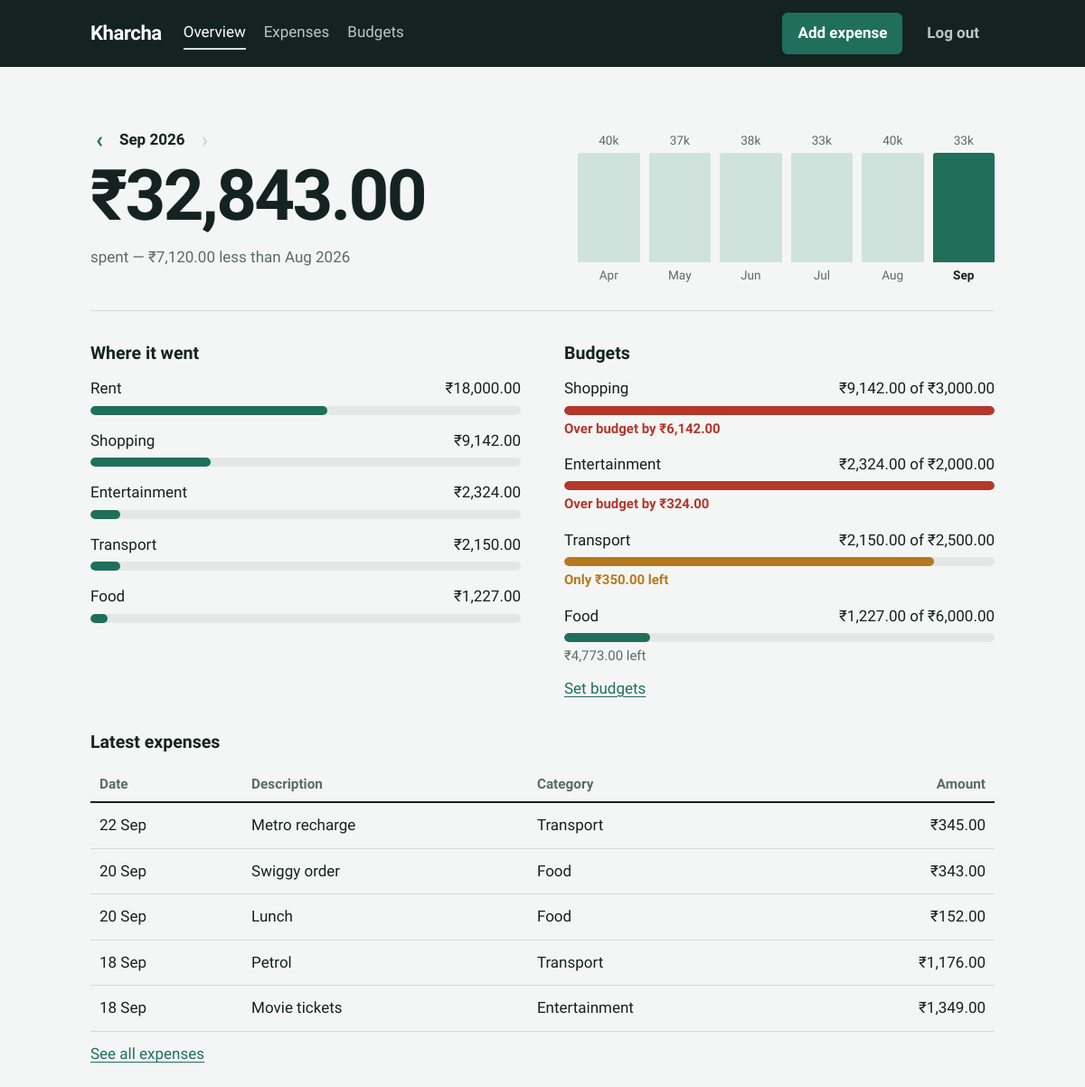
The page / (signed in) on the database its author committed.
### expense_tracker/models.py (models this page shows, shortened)
class Category(db.Model):
    __tablename__ = "categories"
    __table_args__ = (db.UniqueConstraint("user_id", "name", name="uq_category_user_name"),)
    id = db.Column(db.Integer, primary_key=True)
    user_id = db.Column(db.Integer, db.ForeignKey("users.id"), nullable=False)
    name = db.Column(db.String(40), nullable=False)

class Expense(db.Model):
    __tablename__ = "expenses"
    __table_args__ = (
        db.CheckConstraint("amount_paise > 0", name="ck_expense_amount_positive"),
        db.Index("ix_expenses_user_date", "user_id", "spent_on"),
    )
    id = db.Column(db.Integer, primary_key=True)
    user_id = db.Column(db.Integer, db.ForeignKey("users.id"), nullable=False)
    category_id = db.Column(db.Integer, db.ForeignKey("categories.id"), nullable=False)
    description = db.Column(db.String(200), nullable=False)
    amount_paise = db.Column(db.Integer, nullable=False)
    spent_on = db.Column(db.Date, nullable=False)
    created_at = db.Column(db.DateTime, default=_now, nullable=False)
    category = db.relationship("Category")

### expense_tracker/main.py (the view)
@bp.route("/")
@login_required
def dashboard():
    month = parse_month(request.args.get("month")) or current_month()
    summary = reports.dashboard_summary(current_user.id, month)
    return render_template(
        "dashboard.html",
        month=month,
        prev_month=shift_month(month, -1),
        next_month=shift_month(month, 1),
        is_current=month == current_month(),
        recent=services.recent_expenses(current_user.id),
        **summary,
    )

### expense_tracker/reports.py (called while the page is built)
def _rows(sql, params):
    return [dict(row._mapping) for row in db.session.execute(text(sql), params)]

def _range(month):
    start, end = month_bounds(month)
    return start.isoformat(), end.isoformat()

def month_total(user_id, month):
    start, end = _range(month)
    sql = """
        SELECT COALESCE(SUM(amount_paise), 0) AS total
        FROM expenses
        WHERE user_id = :uid AND spent_on >= :start AND spent_on < :end
    """
    return db.session.execute(text(sql), {"uid": user_id, "start": start, "end": end}).scalar()

def spend_by_category(user_id, month):
    start, end = _range(month)
    sql = """
        SELECT c.name AS category, SUM(e.amount_paise) AS total, COUNT(*) AS n
        FROM expenses e
        JOIN categories c ON c.id = e.category_id
        WHERE e.user_id = :uid AND e.spent_on >= :start AND e.spent_on < :end
        GROUP BY c.id, c.name
        ORDER BY total DESC
    """
    return _rows(sql, {"uid": user_id, "start": start, "end": end})

def monthly_trend(user_id, end_month, months=6):
    first = shift_month(end_month, -(months - 1))
    start = month_bounds(first)[0].isoformat()
    end = month_bounds(end_month)[1].isoformat()
    sql = """
        SELECT strftime('%Y-%m', spent_on) AS month, SUM(amount_paise) AS total
        FROM expenses
        WHERE user_id = :uid AND spent_on >= :start AND spent_on < :end
        GROUP BY month
    """
    totals = {r["month"]: r["total"] for r in _rows(sql, {"uid": user_id, "start": start, "end": end})}
    series = []
    for i in range(months):
        m = shift_month(first, i)
        series.append({"month": m, "label": month_label(m, short=True), "total": totals.get(m, 0)})
    peak = max((p["total"] for p in series), default=0)
    for p in series:
        p["pct"] = round(p["total"] * 100 / peak) if peak else 0
    return series

def dashboard_summary(user_id, month):
    by_category = spend_by_category(user_id, month)
    total = sum(r["total"] for r in by_category)
    for r in by_category:
        r["pct"] = round(r["total"] * 100 / total) if total else 0
    return {
        "total": total,
        "prev_total": month_total(user_id, shift_month(month, -1)),
        "by_category": by_category,
        "budgets": budget_status(user_id, month),
        "trend": monthly_trend(user_id, month),
    }

### expense_tracker/services.py (called while the page is built)
def recent_expenses(user_id, limit=5):
    stmt = build_expense_query(user_id, {}).limit(limit)
    return db.session.scalars(stmt).all()

### expense_tracker/templates/dashboard.html (shortened to what this page needs)
{% extends "base.html" %}
{% block content %}
<section class="hero">
  <div class="hero-figure">
    <div class="month-switch">
      <a href="{{ url_for('main.dashboard', month=prev_month) }}" aria-label="Previous month">&lsaquo;</a>
      <span>{{ month|month_label }}</span>
      {% if is_current %}<span class="disabled" aria-hidden="true">&rsaquo;</span>
      {% else %}<a href="{{ url_for('main.dashboard', month=next_month) }}" aria-label="Next month">&rsaquo;</a>{% endif %}
    </div>
    <p class="big-number">{{ total|inr }}</p>
    <p class="muted">
      spent
      {% if prev_total %}
        {% set diff = total - prev_total %}
        &mdash; {{ diff|abs|inr }} {{ 'more' if diff > 0 else 'less' }} than {{ prev_month|month_label }}
      {% else %}
        &mdash; nothing recorded in {{ prev_month|month_label }} to compare with
      {% endif %}
    </p>
  </div>
  <figure class="trend" aria-label="Spending over the last six months">
    {% for p in trend %}
      <div class="trend-col {% if p.month == month %}is-selected{% endif %}">
        <span class="trend-value">{{ '%.0f'|format(p.total / 100 / 1000) }}k</span>
        <span class="trend-bar" style="height: {{ [p.pct, 3]|max }}%"></span>
        <span class="trend-label">{{ p.label }}</span>
      </div>
    {% endfor %}
  </figure>
</section>
{% if not total %}
  <section class="empty">
    <h2>No expenses in {{ month|month_label }}</h2>
    <p>Add an expense to see your category breakdown and budget progress here.</p>
    <a class="btn btn-primary" href="{{ url_for('main.new_expense') }}">Add expense</a>
  </section>
{% else %}
<div class="two-col">
  <section>
    <h2>Where it went</h2>
    <ul class="bars">
      {% for row in by_category %}
      <li>
        <div class="bar-head"><span>{{ row.category }}</span><span class="num">{{ row.total|inr }}</span></div>
        <div class="track"><div class="fill" style="width: {{ row.pct }}%"></div></div>
      </li>
      {% endfor %}
    </ul>
  </section>
  <section>
    <h2>Budgets</h2>
    {% if budgets %}
    <ul class="bars">
      {% for b in budgets %}
      <li>
        <div class="bar-head">
          <span>{{ b.category }}</span>
          <span class="num">{{ b.spent|inr }} of {{ b.budget_limit|inr }}</span>
        </div>
        <div class="track"><div class="fill fill-{{ b.status }}" style="width: {{ b.pct }}%"></div></div>
        <p class="bar-note note-{{ b.status }}">
          {% if b.status == 'over' %}Over budget by {{ (-b.remaining)|inr }}
          {% elif b.status == 'warn' %}Only {{ b.remaining|inr }} left
          {% else %}{{ b.remaining|inr }} left{% endif %}
        </p>
      </li>
      {% endfor %}
    </ul>
    {% else %}
      <p class="muted">No budgets set for {{ month|month_label }}.</p>
    {% endif %}
    <a href="{{ url_for('main.budgets', month=month) }}">Set budgets</a>
  </section>
</div>
{% endif %}
{% if recent %}
<section>
  <h2>Latest expenses</h2>
  <table class="table">
    <thead><tr><th>Date</th><th>Description</th><th>Category</th><th class="right">Amount</th></tr></thead>
    <tbody>
    {% for e in recent %}
      <tr>
        <td>{{ e.spent_on.strftime('%d %b') }}</td>
        <td>{{ e.description }}</td>
        <td>{{ e.category.name }}</td>
        <td class="right num">{{ e.amount_paise|inr }}</td>
      </tr>
    {% endfor %}
    </tbody>
  </table>
  <a href="{{ url_for('main.expenses') }}">See all expenses</a>
</section>
{% endif %}
{% endblock %}

### expense_tracker/templates/base.html (shortened to what this page needs)
<!doctype html>
<html lang="en">
<head>
  <link rel="stylesheet" href="{{ url_for('static', filename='style.css') }}">
</head>
<body>
  <header class="topbar">
    <div class="wrap topbar-inner">
      <a class="brand" href="{{ url_for('main.dashboard') }}">Kharcha</a>
      {% if current_user.is_authenticated %}
      <nav class="nav" aria-label="Main">
        <a href="{{ url_for('main.dashboard') }}" {% if request.endpoint == 'main.dashboard' %}aria-current="page"{% endif %}>Overview</a>
        <a href="{{ url_for('main.expenses') }}" {% if request.endpoint == 'main.expenses' %}aria-current="page"{% endif %}>Expenses</a>
        <a href="{{ url_for('main.budgets') }}" {% if request.endpoint == 'main.budgets' %}aria-current="page"{% endif %}>Budgets</a>
      </nav>
      <div class="topbar-actions">
        <a class="btn btn-primary" href="{{ url_for('main.new_expense') }}">Add expense</a>
        <form method="post" action="{{ url_for('auth.logout') }}">
          <button class="btn btn-quiet" type="submit">Log out</button>
        </form>
      </div>
      {% endif %}
    </div>
  </header>
  <main class="wrap">
    {% block content %}{% endblock %}
  </main>
</body>
</html>

### expense_tracker/static/style.css (style rules this page uses)
:root { --paper: #F4F6F5; --surface: #FFFFFF; --ink: #14231F; --muted: #5B6B66; --line: #D3DBD7; --green: #1F6F5C; --green-soft: #CFE3DC; --amber: #B7791F; --red: #B3372B; --radius: 6px; }
* { box-sizing: border-box; }
html { font-size: 17px; }
body { margin: 0; background: var(--paper); color: var(--ink); font-family: "Bricolage Grotesque", system-ui, -apple-system, "Segoe UI", Roboto, sans-serif; line-height: 1.5; font-variant-numeric: tabular-nums; }
.wrap { max-width: 1040px; margin: 0 auto; padding: 0 20px 64px; }
h2 { font-size: 1.15rem; margin: 0 0 12px; font-weight: 600; }
a { color: var(--green); text-underline-offset: 3px; }
.muted { color: var(--muted); }
.num { font-variant-numeric: tabular-nums; white-space: nowrap; }
.right { text-align: right; }
.topbar { background: var(--ink); color: #fff; }
.topbar-inner { display: flex; align-items: center; gap: 24px; padding-top: 14px; padding-bottom: 14px; flex-wrap: wrap; }
.brand { font-weight: 800; font-size: 1.3rem; letter-spacing: -0.02em; color: #fff; text-decoration: none; }
.nav { display: flex; gap: 20px; flex: 1; }
.nav a { color: #B9C8C2; text-decoration: none; padding: 4px 0; border-bottom: 2px solid transparent; }
.nav a[aria-current="page"] { color: #fff; border-bottom-color: var(--green-soft); }
.topbar-actions { display: flex; gap: 10px; align-items: center; }
.topbar .btn-quiet { color: #B9C8C2; }
.btn { font: inherit; font-weight: 600; cursor: pointer; text-decoration: none; display: inline-block; padding: 9px 16px; border-radius: var(--radius); border: 1px solid var(--line); background: var(--surface); color: var(--ink); }
.btn-primary { background: var(--green); border-color: var(--green); color: #fff; }
.btn-quiet { background: transparent; border-color: transparent; }
.hero { display: grid; grid-template-columns: 1.1fr 1fr; gap: 32px; align-items: end; padding: 36px 0 28px; border-bottom: 1px solid var(--line); }
.month-switch { display: inline-flex; align-items: center; gap: 12px; font-weight: 600; margin-bottom: 4px; }
.month-switch a, .month-switch .disabled { font-size: 1.5rem; line-height: 1; text-decoration: none; padding: 0 6px; }
.month-switch .disabled { color: var(--line); }
.big-number { font-size: clamp(2.6rem, 8vw, 4.6rem); font-weight: 800; letter-spacing: -0.035em; line-height: 1; margin: 6px 0 10px; }
.trend { margin: 0; display: flex; gap: 10px; height: 170px; align-items: stretch; }
.trend-col { flex: 1; display: flex; flex-direction: column; justify-content: flex-end; align-items: center; gap: 4px; min-width: 0; }
.trend-bar { width: 100%; background: var(--green-soft); border-radius: 3px 3px 0 0; display: block; }
.trend-col.is-selected .trend-bar { background: var(--green); }
.trend-value, .trend-label { font-size: 0.8rem; color: var(--muted); }
.trend-col.is-selected .trend-label { color: var(--ink); font-weight: 600; }
section { margin-top: 32px; }
.hero + .two-col, .two-col { display: grid; grid-template-columns: 1fr 1fr; gap: 48px; }
.two-col > section { margin-top: 32px; }
.bars { list-style: none; padding: 0; margin: 0 0 12px; display: flex; flex-direction: column; gap: 16px; }
.bar-head { display: flex; justify-content: space-between; gap: 12px; margin-bottom: 6px; }
.track { height: 10px; background: #E3E8E6; border-radius: 99px; overflow: hidden; }
.fill { height: 100%; background: var(--green); border-radius: 99px; }
.fill-warn { background: var(--amber); }
.fill-over { background: var(--red); }
.bar-note { margin: 4px 0 0; font-size: 0.88rem; color: var(--muted); }
.note-warn { color: var(--amber); font-weight: 600; }
.note-over { color: var(--red); font-weight: 600; }
.table { width: 100%; border-collapse: collapse; margin: 8px 0 12px; }
.table th { text-align: left; font-weight: 600; color: var(--muted); font-size: 0.9rem; padding: 8px 10px; border-bottom: 2px solid var(--ink); }
.table th.right { text-align: right; }
.table td { padding: 12px 10px; border-bottom: 1px solid var(--line); vertical-align: middle; }

### rows shown on the page
Category: category "Rent", total|inr "₹18,000.00", {{ row.pct }} 55 (drawn)
Category: category "Shopping", total|inr "₹9,142.00", {{ row.pct }} 28 (drawn)
Category: category "Entertainment", total|inr "₹2,324.00", {{ row.pct }} 7 (drawn)
Category: category "Transport", total|inr "₹2,150.00", {{ row.pct }} 7 (drawn)
Category: category "Food", total|inr "₹1,227.00", {{ row.pct }} 4 (drawn)
Expense: spent_on "22 Sep", description "Metro recharge", category.name "Transport", amount_paise|inr "₹345.00"
Expense: spent_on "20 Sep", description "Swiggy order", category.name "Food", amount_paise|inr "₹343.00"
Expense: spent_on "20 Sep", description "Lunch", category.name "Food", amount_paise|inr "₹152.00"
Expense: spent_on "18 Sep", description "Petrol", category.name "Transport", amount_paise|inr "₹1,176.00"
Expense: spent_on "18 Sep", description "Movie tickets", category.name "Entertainment", amount_paise|inr "₹1,349.00"

### other values the page prints
{{ month|month_label }} "Sep 2026"
{{ total|inr }} "₹32,843.00"
{{ diff|abs|inr }} "₹7,120.00"
{{ 'more' if diff > 0 else 'less' }} "less"
{{ prev_month|month_label }} "Aug 2026"
{{ '%.0f'|format(p.total / 100 / 1000) }} "40" "37" "38" "33" "40" "33"
{{ p.label }} "Apr" "May" "Jun" "Jul" "Aug" "Sep"
{{ b.category }} "Shopping" "Entertainment" "Transport" "Food"
{{ b.spent|inr }} "₹9,142.00" "₹2,324.00" "₹2,150.00" "₹1,227.00"
{{ b.budget_limit|inr }} "₹3,000.00" "₹2,000.00" "₹2,500.00" "₹6,000.00"
{{ (-b.remaining)|inr }} "₹6,142.00" "₹324.00"
{{ b.remaining|inr }} "₹350.00"
{{ b.remaining|inr }} "₹4,773.00"
